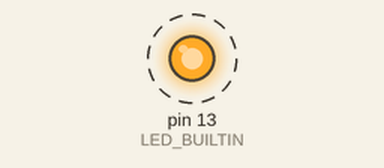
Simulated run of this program. Board: Arduino Mega 2560, built with avr-gcc and run on an emulated ATmega2560. Parts: output pins drawn as LEDs (lit = HIGH). Dashed ring = blinking.

Above: at 0.5 s.
Timing chart, 0 to 4.6 s (numbered marks = the images above):
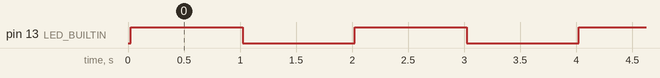

Measured:
- by itself, pin 13 (LED_BUILTIN): alternates HIGH for 1.0 s and LOW for 1.0 s

The program:

main.cpp
```cpp
#include <Arduino.h>
#include "MFEEPROM.h"

#define CLEARBYTE 0xFF;
#ifdef ARDUINO_AVR_PROMICRO16
#define TXLED0			PORTD &= ~(1<<5)
#define TXLED1			PORTD |= (1<<5)
#define RXLED0			PORTB &= ~(1<<0)
#define RXLED1			PORTB |= (1<<0)
#define TX_RX_LED_INIT	DDRD |= (1<<5), DDRB |= (1<<0), TXLED0, RXLED0
#endif

MFEEPROM MFeeprom;

void setup()
{
    MFeeprom.init();
    uint16_t bufferlength = MFeeprom.get_length();
    char     buffer[bufferlength];
    pinMode(LED_BUILTIN, OUTPUT);
    Serial.begin(115200);
    for (uint16_t i = 0; i < bufferlength; i++) {
        buffer[i] = CLEARBYTE;
    }
    if (MFeeprom.write_block(0, buffer, bufferlength)) {
    }
}

void loop()
{
#ifdef ARDUINO_AVR_PROMICRO16
  TXLED0;
  RXLED0;
  delay(1000);
  TXLED1;
  RXLED1;
  delay(1000);
#else
  digitalWrite(LED_BUILTIN, HIGH);
  delay(1000);
  digitalWrite(LED_BUILTIN, LOW);
  delay(1000);
#endif
}
```

MFEEPROM.cpp
```cpp
//
// MFEEPROM.cpp
//
// (C) MobiFlight Project 2022
//

#include <Arduino.h>
#include "MFEEPROM.h"
#include <EEPROM.h>

#define EEPROM_SIZE 4096

MFEEPROM::MFEEPROM() {}

void MFEEPROM::init(void)
{
#if defined(ARDUINO_ARCH_RP2040)
    EEPROM.begin(EEPROM_SIZE);
#endif
    _eepromLength = EEPROM.length();
}

uint16_t MFEEPROM::get_length(void)
{
    return _eepromLength;
}

bool MFEEPROM::read_block(uint16_t adr, char data[], uint16_t len)
{
    if (adr + len > _eepromLength) return false;
    for (uint16_t i = 0; i < len; i++) {
        data[i] = read_char(adr + i);
    }
    return true;
}

bool MFEEPROM::write_block(uint16_t adr, char data[], uint16_t len)
{
    if (adr + len > _eepromLength) return false;
    for (uint16_t i = 0; i < len; i++) {
        EEPROM.put(adr + i, data[i]);
    }
#if defined(ARDUINO_ARCH_RP2040)
    EEPROM.commit();
#endif
    return true;
}

char MFEEPROM::read_char(uint16_t adr)
{
    if (adr >= _eepromLength) return 0;
    return EEPROM.read(adr);
}

bool MFEEPROM::write_byte(uint16_t adr, char data)
{
    if (adr >= _eepromLength) return false;
    EEPROM.put(adr, data);
#if defined(ARDUINO_ARCH_RP2040)
    EEPROM.commit();
#endif
    return true;
}

// MFEEPROM.cpp
```

MFEEPROM.h
```cpp
//
// MFEEPROM.h
//
// (C) MobiFlight Project 2022
//

#pragma once

#include <stdint.h>

class MFEEPROM
{

public:
    MFEEPROM();
    void     init(void);
    uint16_t get_length(void);
    bool     read_block(uint16_t addr, char data[], uint16_t len);
    bool     write_block(uint16_t addr, char data[], uint16_t len);
    char     read_char(uint16_t adr);
    bool     write_byte(uint16_t adr, char data);

private:
    uint16_t _eepromLength = 0;
};

// MFEEPROM.h
```
